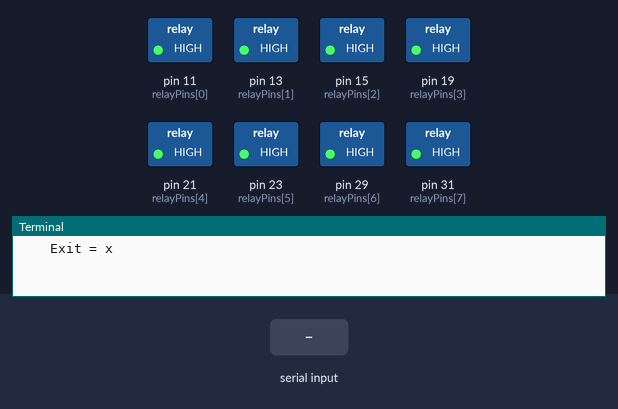
This program was run on a simulated Raspberry Pi (header pin numbers). Shown: switched loads named in the program (green lamp = pin HIGH), the last lines printed to the terminal. The test bench sets the inputs (shaded band).

Above: at 1.2 s.
1.3 s: "1" typed at the terminal
At 2.5 s:
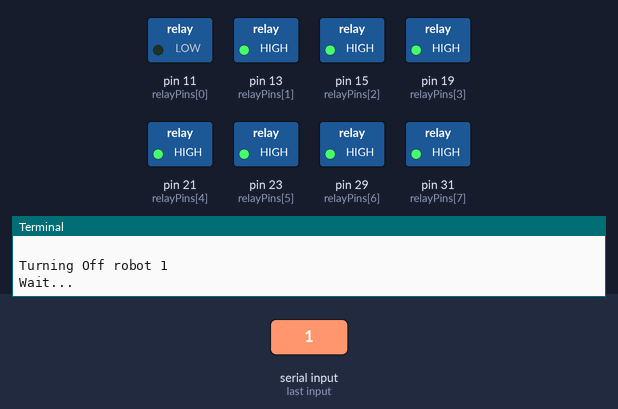
Timing chart, 0 to 7.8 s (numbered marks = the images above; inputs shaded):
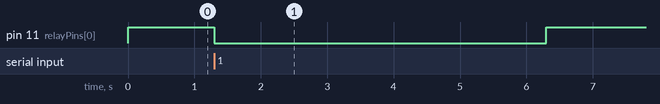

The program:

robotReset-2020-0621-1410-A-TYJ.py
```python
import threading
import time, sys, termios, tty, os
import RPi.GPIO as GPIO

relayPins = [11,13,15,19,21,23,29,31]


button_delay = 1


#Function for checking what key is pressed
def getch():
    fd = sys.stdin.fileno()
    old_settings = termios.tcgetattr(fd)
    try:
        tty.setraw(sys.stdin.fileno())
        ch = sys.stdin.read(1)

    finally:
        termios.tcsetattr(fd, termios.TCSADRAIN, old_settings)
    return ch

#---------------------------------------
#Turns on
##jwc o def robotReset(number):
def robotReset(rpiNum_In, relaySwitchNum_In):
    print("")

    ##jwc o print("Turning Off robot {0}".format(number))
    print("Turning Off robot {0}".format(rpiNum_In))
    ##jwc o GPIO.output(relayPins[number-1], GPIO.LOW)
    GPIO.output(relayPins[relaySwitchNum_In-1], GPIO.LOW)

    print("Wait...")
    time.sleep(5)

    ##jwc o print("Turning On robot {0}".format(number))
    print("Turning On robot {0}".format(rpiNum_In))
    ##jwc o GPIO.output(relayPins[number-1], GPIO.HIGH)
    GPIO.output(relayPins[relaySwitchNum_In-1], GPIO.HIGH)


#setup GPIO
GPIO.setwarnings(False)
GPIO.setmode(GPIO.BOARD)
for i in range(8):
    GPIO.setup(relayPins[i], GPIO.OUT)
    GPIO.output(relayPins[i], GPIO.HIGH)


print("========   Raspberry Pi RoboQuest Relay Resetter   ========")
print(" Relays 1-8 are connected to the following pins :11,13,15,19,21,23,29,31")
print(" Resetting a RPi turns it off for 5 seconds, and then back on")
print(" Commands:")
print(" 1,2,3,4,5,6,7,8  Resets one of the RPi's")
##jwc o print("*NOTE - The RPi's are NOT connected chronilogically, see below for specific relay mapping")
##jwc o print("RPi_1 = 1 , RPi_2 = 2, RPi_3 = 4, RPi_4 = 5, RPi_6 = 7, RPi_7 = 8")
print("    RPi_1 = 1 , RPi_2 = 2, RPi_3 = 3, RPi_4 = 4, RPi_6 = 6, RPi_7 = 7 (RPi_5 = RelaySwitchAdmin)")
print("    Exit = x")
print("")

while True:
    char = getch()

    if(char == "1"):
        ##jwc o robotReset(1)
        robotReset(1, 1)
        time.sleep(button_delay)

    #-------------------------------
    elif(char == "2"):
        ##jwc o robotReset(2)
        robotReset(2, 2)
        time.sleep(button_delay)

    #-------------------------------
    elif(char == "3"):
        ##jwc o robotReset(3)
        robotReset(3, 4)
        time.sleep(button_delay)

    #-------------------------------
    elif(char == "4"):
        ##jwc o robotReset(4)
        robotReset(4, 5)
        time.sleep(button_delay)

    #-------------------------------
    elif(char == "5"):
        ##jwc o robotReset(5)
        print("*** Sorry, RPi_5 Cannot be Reset. Not Conected to Relay Switch.")
        time.sleep(button_delay)

    #-------------------------------
    elif(char == "6"):
        ##jwc o robotReset(6)
        robotReset(6, 7)
        time.sleep(button_delay)

    #-------------------------------
    elif(char == "7"):
        ##jwc robotReset(7)
        robotReset(7, 8)
        time.sleep(button_delay)

    #-------------------------------
    elif(char == "8"):
        ##jwc o robotReset(8)
        print("*** Sorry, RPi_8 Cannot be Reset. No Such RPi_8.")
        time.sleep(button_delay)


        #print("Count: {0}".format(count), end='\r', flush=True)


    elif(char == "x"):
        print("")
        print("Exit")
        GPIO.cleanup()
        exit(0)
```

Measured:
- after the input at 1.3 s, pin 11 (relayPins[0]): HIGH → LOW at once, → HIGH 5.0 s later
